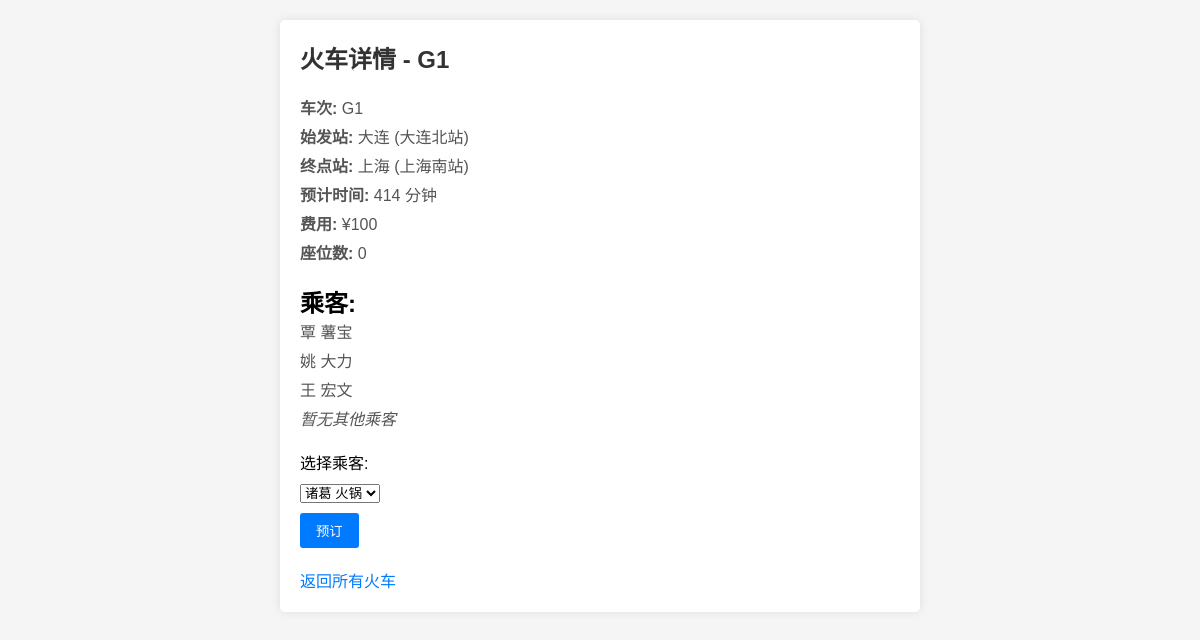
Page /trains/1/book on the earlier database version.
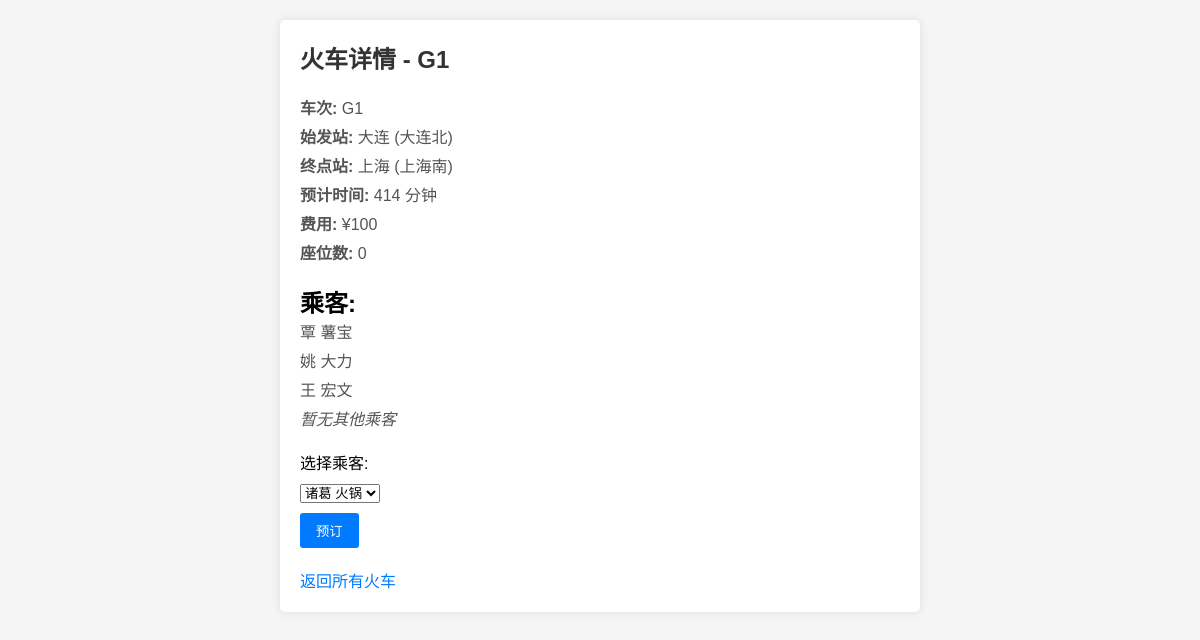
Same page on the later database version.
### trains/models.py (models this page shows, shortened)
class Train(models.Model):
    origin = models.ForeignKey(Station, on_delete=models.CASCADE, related_name="departures")
    destination = models.ForeignKey(Station, on_delete=models.CASCADE, related_name="arrivals")
    duration = models.IntegerField()
    cost = models.IntegerField()
    trainNum = models.CharField(max_length=64)
    ticketNum = models.IntegerField()

class Station(models.Model):
    code = models.CharField(max_length=3)
    city = models.CharField(max_length=64)
    def __str__(self):
        return f"{self.city} ({self.code})"

### trains/views.py (the view, shortened to what this page needs)
# urls.py: path("<int:train_id>/book", views.book, name="book"),
def book(request, train_id):
    train = get_object_or_404(Train, pk=train_id)
    non_passengers = Passenger.objects.exclude(trains=train)
    selected_passengers = Passenger.objects.filter(trains=train)
    return render(request, 'trains/train.html', {'train': train, 'non_passengers': non_passengers, 'selected_passengers': selected_passengers})

### trains/models.py (called while the page is built)
    def __str__(self):
        return f"{self.first} {self.last}"

### trains/templates/trains/train.html (shortened to what this page needs)
{% load static %}
{% block head %}
    <link rel="stylesheet" type="text/css" href="{% static 'trains/style2.css' %}">
{% endblock %}
{% block body %}
    <div class="train-details">
        <h1 class="train-title">火车详情 - {{ train.trainNum }}</h1>
        <ul class="train-info">
            <li><strong>车次:</strong> {{ train.trainNum }}</li>
            <li><strong>始发站:</strong> {{ train.origin }}</li>
            <li><strong>终点站:</strong> {{ train.destination }}</li>
            <li><strong>预计时间:</strong> {{ train.duration }} 分钟</li>
            <li><strong>费用:</strong> ¥{{ train.cost }}</li>
            <li><strong>座位数:</strong> {{ train.ticketNum }}</li>
        </ul>
            <h2 class="passenger-title">乘客:</h2>
    <ul class="passenger-list">
        {% for passenger in selected_passengers %}
            <li>{{ passenger }}</li>
        {% endfor %}
        {% if selected_passengers %}
            <li class="no-passenger">暂无其他乘客</li>
        {% endif %}
    </ul>
        <form class="booking-form" action="{% url 'book' train.id %}" method="post">
    <label for="passenger">选择乘客:</label>
    <select name="passenger" id="passenger">
        {% for passenger in non_passengers %}
            <option value="{{ passenger.id }}">{{ passenger }}</option>
        {% endfor %}
    </select>
        <button type="submit">预订</button>
        </form>
        <a class="back-link" href="http://127.0.0.1:8000/trains">返回所有火车</a>
    </div>
{% endblock %}

Differences in the rows shown:
changed through a linked row, Train: origin "大连 (大连北站)" → "大连 (大连北)"; destination "上海 (上海南站)" → "上海 (上海南)"
